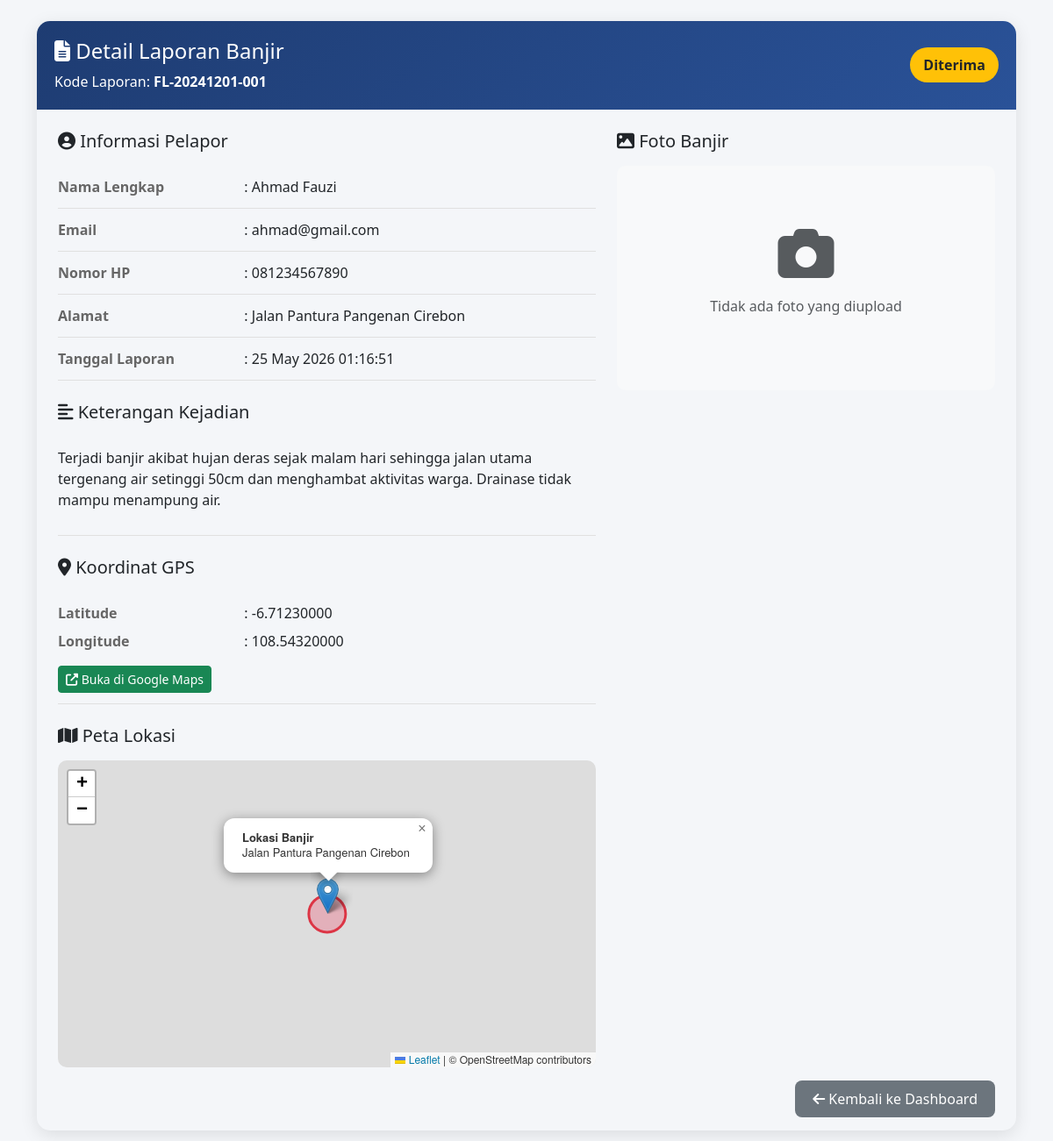
/admin/detail.php?id=1 (signed in), run on the app's committed database.
### tables this page shows
CREATE TABLE `reports` (
  `id` int(11) NOT NULL,
  `report_code` varchar(20) NOT NULL,
  `reporter_name` varchar(100) NOT NULL,
  `email` varchar(100) NOT NULL,
  `phone` varchar(15) NOT NULL,
  `address` text NOT NULL,
  `photo` varchar(255) DEFAULT NULL,
  `description` text NOT NULL,
  `latitude` decimal(10,8) DEFAULT NULL,
  `longitude` decimal(11,8) DEFAULT NULL,
  `status` enum('Diterima','Ditindaklanjuti','Dikerjakan','Selesai') DEFAULT 'Diterima',
  `created_at` timestamp NOT NULL DEFAULT current_timestamp(),
  `updated_at` timestamp NOT NULL DEFAULT current_timestamp() ON UPDATE current_timestamp()
);

### admin/detail.php (the view, shortened to what this page needs)
<?php
include '../config/database.php';
$id = isset($_GET['id']) ? (int)$_GET['id'] : 0;
$stmt = $pdo->prepare("SELECT * FROM reports WHERE id = ?");
$stmt->execute([$id]);
$report = $stmt->fetch();
?>
<!DOCTYPE html>
<html lang="id">
<head>
    <link href="https://cdn.jsdelivr.net/npm/bootstrap@5.3.0/dist/css/bootstrap.min.css" rel="stylesheet">
    <link rel="stylesheet" href="https://cdnjs.cloudflare.com/ajax/libs/font-awesome/6.4.0/css/all.min.css">
    <link rel="stylesheet" href="https://unpkg.com/leaflet@1.9.4/dist/leaflet.css" />
</head>
<body>
    <div class="container py-4">
        <div class="detail-card">
            <div class="detail-header">
                <div class="d-flex justify-content-between align-items-center">
                    <div>
                        <h4 class="mb-0">
                            <i class="fas fa-file-alt"></i> Detail Laporan Banjir
                        </h4>
                        <p class="mb-0 mt-2">Kode Laporan: <strong><?= htmlspecialchars($report['report_code']) ?></strong></p>
                    </div>
                    <span class="status-badge bg-<?=
                        $report['status'] == 'Diterima' ? 'warning' :
                        ($report['status'] == 'Ditindaklanjuti' ? 'info' :
                        ($report['status'] == 'Dikerjakan' ? 'primary' : 'success')) ?> text-dark">
                        <?= $report['status'] ?>
                    </span>
                </div>
            </div>
            <div class="card-body p-4">
                <div class="row">
                    <div class="col-md-7">
                        <h5 class="mb-3"><i class="fas fa-user-circle"></i> Informasi Pelapor</h5>
                        <div class="info-row">
                            <div class="row">
                                <div class="col-md-4 info-label">Nama Lengkap</div>
                                <div class="col-md-8">: <?= htmlspecialchars($report['reporter_name']) ?></div>
                            </div>
                        </div>
                        <div class="info-row">
                            <div class="row">
                                <div class="col-md-4 info-label">Email</div>
                                <div class="col-md-8">: <?= htmlspecialchars($report['email']) ?></div>
                            </div>
                        </div>
                        <div class="info-row">
                            <div class="row">
                                <div class="col-md-4 info-label">Nomor HP</div>
                                <div class="col-md-8">: <?= htmlspecialchars($report['phone']) ?></div>
                            </div>
                        </div>
                        <div class="info-row">
                            <div class="row">
                                <div class="col-md-4 info-label">Alamat</div>
                                <div class="col-md-8">: <?= nl2br(htmlspecialchars($report['address'])) ?></div>
                            </div>
                        </div>
                        <div class="info-row">
                            <div class="row">
                                <div class="col-md-4 info-label">Tanggal Laporan</div>
                                <div class="col-md-8">: <?= date('d F Y H:i:s', strtotime($report['created_at'])) ?></div>
                            </div>
                        </div>
                        <h5 class="mt-4 mb-3"><i class="fas fa-align-left"></i> Keterangan Kejadian</h5>
                        <div class="info-row">
                            <p><?= nl2br(htmlspecialchars($report['description'])) ?></p>
                        </div>
                        <?php if($report['latitude'] && $report['longitude']): ?>
                            <h5 class="mt-4 mb-3"><i class="fas fa-map-marker-alt"></i> Koordinat GPS</h5>
                            <div class="info-row">
                                <div class="row">
                                    <div class="col-md-4 info-label">Latitude</div>
                                    <div class="col-md-8">: <?= $report['latitude'] ?></div>
                                </div>
                                <div class="row mt-2">
                                    <div class="col-md-4 info-label">Longitude</div>
                                    <div class="col-md-8">: <?= $report['longitude'] ?></div>
                                </div>
                                <div class="row mt-2">
                                    <div class="col-12">
                                        <a href="https://www.google.com/maps?q=<?= $report['latitude'] ?>,<?= $report['longitude'] ?>"
                                           target="_blank" class="btn btn-sm btn-success mt-2">
                                            <i class="fas fa-external-link-alt"></i> Buka di Google Maps
                                        </a>
                                    </div>
                                </div>
                            </div>
                            <h5 class="mt-4 mb-3"><i class="fas fa-map"></i> Peta Lokasi</h5>
                            <div id="map"></div>
                        <?php endif; ?>
                    </div>
                    <div class="col-md-5">
                        <h5 class="mb-3"><i class="fas fa-image"></i> Foto Banjir</h5>
                        <div class="photo-container">
                            <?php if($report['photo'] && file_exists('../assets/uploads/' . $report['photo'])): ?>
                                <img src="../assets/uploads/<?= $report['photo'] ?>" alt="Foto Banjir" class="img-fluid">
                                <div class="mt-3">
                                    <a href="../assets/uploads/<?= $report['photo'] ?>" download class="btn btn-sm btn-primary">
                                        <i class="fas fa-download"></i> Download Foto
                                    </a>
                                </div>
                            <?php else: ?>
                                <div class="text-center py-5">
                                    <i class="fas fa-camera fa-4x text-muted mb-3"></i>
                                    <p class="text-muted">Tidak ada foto yang diupload</p>
                                </div>
                            <?php endif; ?>
                        </div>
                    </div>
                </div>
                <div class="mt-4 text-end">
                    <a href="index.php" class="btn-back">
                        <i class="fas fa-arrow-left"></i> Kembali ke Dashboard
                    </a>
                </div>
            </div>
        </div>
    </div>
</body>
</html>

### admin/detail.php (style rules this page uses)
body { background: #f4f6f9; }
.detail-card { border-radius: 15px; box-shadow: 0 5px 20px rgba(0,0,0,0.1); overflow: hidden; }
.detail-header { background: linear-gradient(135deg, #1e3c72, #2a5298); color: white; padding: 20px; }
.info-row { padding: 12px 0; border-bottom: 1px solid #e0e0e0; }
.info-label { font-weight: 600; color: #666; }
.photo-container { background: #f8f9fa; padding: 20px; border-radius: 10px; text-align: center; }
#map { height: 350px; border-radius: 10px; margin-top: 10px; }
.status-badge { padding: 8px 15px; border-radius: 25px; font-weight: 600; }
.btn-back { background: #6c757d; color: white; padding: 10px 20px; border-radius: 8px; text-decoration: none; }

### data on the page
reports: report_code "FL-20241201-001", status "Diterima", reporter_name "Ahmad Fauzi", email "ahmad@gmail.com", phone "081234567890", address "Jalan Pantura Pangenan Cirebon", created_at "25 May 2026 01:16:51", description "Terjadi banjir akibat hujan deras sejak malam hari sehingga jalan utama tergenang air setinggi 50cm dan menghambat aktivitas warga. Drainase tidak mampu menampung air.", latitude "-6.71230000", longitude "108.54320000"
